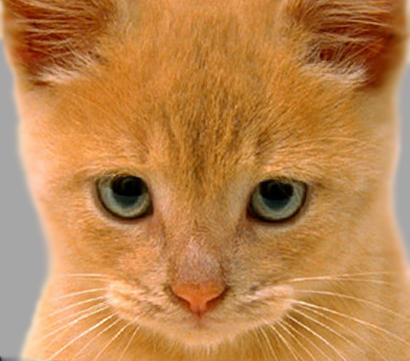
#> input picture ComputerVision_COMP6223/Coursework/Assignment1/data/cat.bmp, 410 x 361 px
$ python main.py
#> lines starting #> are read from the running program, lines starting #| are printed output that depends on the picture
### ComputerVision_COMP6223/Coursework/Assignment1/MyHybridImages.py
import math
import numpy as np
from MyConvolution import convolve


def myHybridImages(lowImage: np.ndarray, lowSigma: float, highImage: np.ndarray, highSigma: float) -> np.ndarray:
    """
    Create hybrid images by combining a low-pass and high-pass filtered pair.

    :param lowImage: the image to low-pass filter (either greyscale shape=(rows,cols) or colour shape=(rows,cols,channels))
    :type numpy.ndarray

    :param lowSigma: the standard deviation of the Gaussian used for low-pass filtering lowImage
    :type float

    :param highImage: the image to high-pass filter (either greyscale shape=(rows,cols) or colour shape=(rows,cols,channels))
    :type numpy.ndarray

    :param highSigma: the standard deviation of the Gaussian used for low-pass filtering highImage before subtraction to create the high-pass filtered image
    :type float

    :returns returns the hybrid image created
           by low-pass filtering lowImage with a Gaussian of s.d. lowSigma and combining it with
           a high-pass image created by subtracting highImage from highImage convolved with
           a Gaussian of s.d. highSigma. The resultant image has the same size as the input images.
    :rtype numpy.ndarray
    """
    low_pass = convolve(lowImage, makeGaussianKernel(lowSigma))
    high_pass = highImage - convolve(highImage, makeGaussianKernel(highSigma))
    # We need to threshold the image.
    # To avoid different roundings of different displaying functions, I have taken the floor of each
    # element in the output.
    # Pillow, the library I used, needed the ndarray to be of type uint8.
    return np.uint8(np.clip(high_pass + low_pass, 0, 255))


def makeGaussianKernel(sigma: float) -> np.ndarray:
    """
    Use this function to create a 2D gaussian kernel with standard deviation sigma.
    The kernel values should sum to 1.0, and the size should be floor(8*sigma+1) or
    floor(8*sigma+1)+1 (whichever is odd) as per the assignment specification.
    """

    if math.floor(8*sigma+1) % 2 == 1:
        size = math.floor(8*sigma+1)
    else:
        size = math.floor(8*sigma+1)+1

    half_size = math.floor(size/2)
    xx = np.linspace(-half_size, half_size, size)
    yy = np.linspace(-half_size, half_size, size)
    kernel = np.empty([size, size])
    for i in range(size):
        for j in range(size):
            kernel[i, j] = math.exp(-((xx[i]**2 + yy[j]**2)/(2 * (sigma**2))))

    return kernel/kernel.sum()

### ComputerVision_COMP6223/Coursework/Assignment1/MyConvolution.py
import numpy as np


def convolve(image: np.ndarray, kernel: np.ndarray) -> np.ndarray:
    """
    Convolve an image with a kernel assuming zero-padding of the image to handle the borders

    :param image: the image (either greyscale shape=(rows,cols) or colour shape=(rows,cols,channels))
    :type numpy.ndarray

    :param kernel: the kernel (shape=(kheight,kwidth); both dimensions odd)
    :type numpy.ndarray

    :returns the convolved image (of the same shape as the input image)
    :rtype numpy.ndarray
    """
    # Your code here. You'll need to vectorise your implementation to ensure it runs
    # at a reasonable speed.
    # kernel is a template

    # first we need to flip the kernel along the x and y axis
    kernel = np.flipud(np.fliplr(kernel))
    kernel_r, kernel_c = kernel.shape
    # we define the padding parameters
    pad_r, pad_c = (kernel_r // 2), (kernel_c // 2)
    # the output image must be the same size as the input image
    output_image = np.zeros(image.shape)

    # We need to do a check to see if the image is RBG or not
    if len(image.shape) == 3:
        for color in range(image.shape[2]):
            # make padded image for every level
            level = image[:, :, color]
            # it's also possible to pad a 2D numpy arrays by passing a tuple
            # of tuples as padding width, which takes the format of ((top, bottom), (left, right)):
            padded_image = np.lib.pad(level, ((pad_r, pad_r), (pad_c, pad_c)))
            # Slide kernel across every pixel.
            for i in range(image.shape[0]):
                for j in range(image.shape[1]):
                    # we need to do point by point multiplication
                    output_image[i, j, color] = (kernel * padded_image[i:i + kernel_r, j:j + kernel_c]).sum()

    if len(image.shape) == 2:
        padded_image = np.lib.pad(image, ((pad_r, pad_r), (pad_c, pad_c)))
        # Slide kernel across every pixel.
        for i in range(image.shape[0]):
            for j in range(image.shape[1]):
                # we need to do point by point multiplication
                output_image[i, j] = (kernel * padded_image[i:i + kernel_r, j:j + kernel_c]).sum()

    # Return the result of the convolution.
    return output_image

### ComputerVision_COMP6223/Coursework/Assignment1/main.py
from MyHybridImages import myHybridImages
import numpy as np
from PIL import Image
from skimage.transform import resize
from MyConvolution import convolve

np.set_printoptions(suppress=True)

cat = np.array(Image.open("data/cat.bmp"))
#> cat is the input picture: shape (361, 410, 3); mean R, G, B 188.3, 132.5, 77.1
dog = np.array(Image.open("data/dog.bmp"))
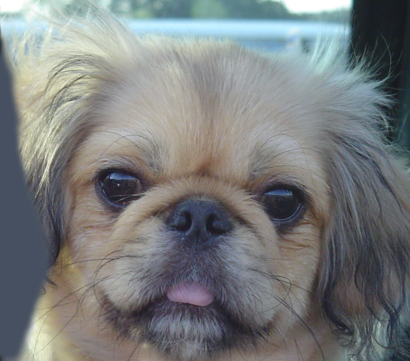
#> input picture ComputerVision_COMP6223/Coursework/Assignment1/data/dog.bmp, 410 x 361 px
#> dog is the input picture: shape (361, 410, 3); mean R, G, B 121.2, 124.5, 125
# [6 lines of commented-out code are left out]
donald = np.array(Image.open("data/Donald.bmp"))
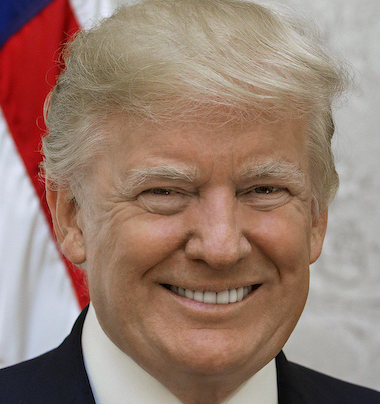
#> input picture ComputerVision_COMP6223/Coursework/Assignment1/data/Donald.bmp, 380 x 404 px
#> donald is the input picture: shape (404, 380, 3); mean R, G, B 152.7, 126.4, 113.4
kim = np.array(Image.open("data/kim_smile.bmp"))
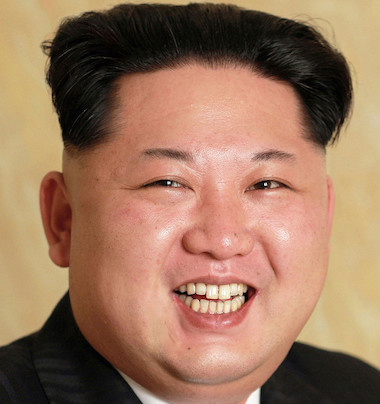
#> input picture ComputerVision_COMP6223/Coursework/Assignment1/data/kim_smile.bmp, 380 x 404 px
#> kim is the input picture: shape (404, 380, 3); mean R, G, B 154.7, 118.1, 93.3
brent = np.array(Image.open("data/hybrid_creation.bmp"))
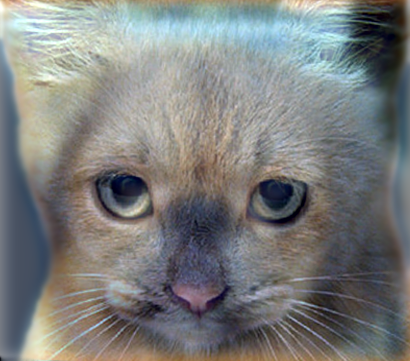
#> input picture ComputerVision_COMP6223/Coursework/Assignment1/data/hybrid_creation.bmp, 410 x 361 px
#> brent is the input picture: shape (361, 410, 3); mean R, G, B 124.3, 125.9, 125
# [9 lines of commented-out code are left out]

test1 = myHybridImages(dog, 6, cat, 8)
#> after the loop in convolve (call 2), `for color in range(image.shape[2]):`:
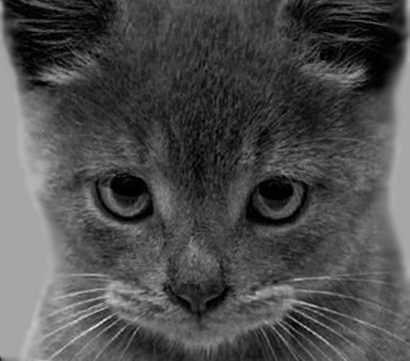
#> level: shape (361, 410); min 0, max 234, mean 77.1
#> after the loop in convolve (call 2), `for color in range(image.shape[2]):`:
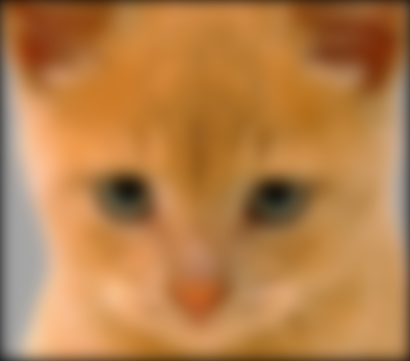
#> output_image: shape (361, 410, 3) float64; mean R, G, B 182.1, 127.7, 73.6
#> in myHybridImages, `high_pass = highImage - convolve(highImage, makeGaussianKernel(highSig..`:
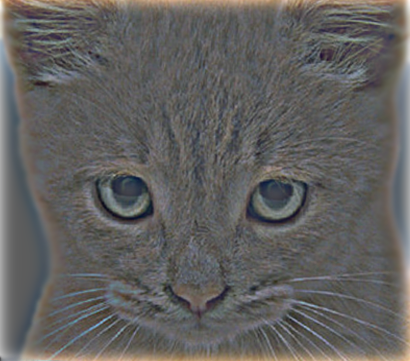
#> high_pass: shape (361, 410, 3) float64; mean R, G, B 6.2, 4.8, 3.5; drawn with min black and max white
img = Image.fromarray(test1)
img.show()

print(test1 == brent)
#> (printed output is left out)
